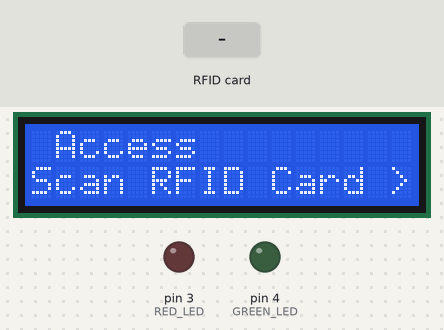
The sketch below on a simulated Arduino Uno, built with avr-gcc and run on an emulated ATmega328P. Shown: 16×2 character LCD, output pins drawn as LEDs (lit = HIGH). The inputs (shaded band) are chosen by the test bench. Pins used as bus, display or sensor lines are not drawn; what the sketch prints to the serial monitor is not drawn.

Above: at 1.3 s.
1.4 s: RFID card 80 B0 11 21 held to the reader
At 1.9 s:
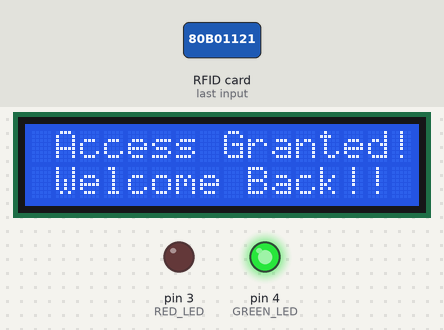
4.4 s: RFID card 5E 7A 19 C4 held to the reader
At 5.0 s:
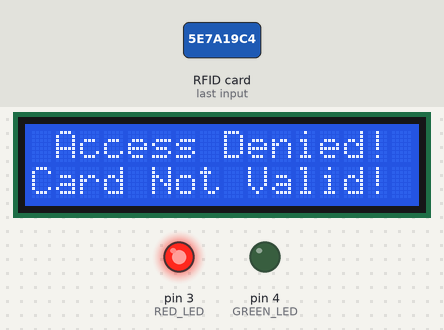
Timing chart, 0 to 7.9 s (numbered marks = the images above; inputs shaded):
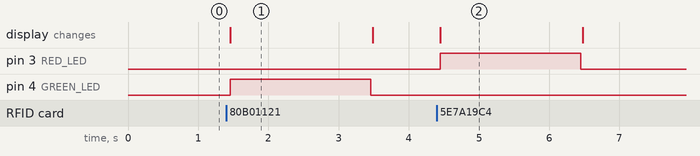

The sketch:

ACCESS-RFID-MFRC522-LCD-LED.ino
```cpp
/*
 * Typical pin layout used:
 * -----------------------------------------------------------------------------------------
 *             MFRC522      Arduino       Arduino   Arduino    Arduino          Arduino
 *             Reader/PCD   Uno/101       Mega      Nano v3    Leonardo/Micro   Pro Micro
 * Signal      Pin          Pin           Pin       Pin        Pin              Pin
 * -----------------------------------------------------------------------------------------
 * RST/Reset   RST          9             5         D9         RESET/ICSP-5     RST
 * SPI SS      SDA(SS)      10            53        D10        10               10
 * SPI MOSI    MOSI         11 / ICSP-4   51        D11        ICSP-4           16
 * SPI MISO    MISO         12 / ICSP-1   50        D12        ICSP-1           14
 * SPI SCK     SCK          13 / ICSP-3   52        D13        ICSP-3           15
 *
 * More pin layouts for other boards can be found here: https://github.com/miguelbalboa/rfid#pin-layout
 */
#include <SPI.h>
#include <MFRC522.h>
#include <Wire.h>
#include <LiquidCrystal_I2C.h>

LiquidCrystal_I2C lcd(0x27,16,2);
#define RST_PIN 9
#define SS_PIN 10

byte readCard[4];
String AllowedTag = "80B01121";  // REPLACE this Tag ID with your Tag ID!!!
String tagID = "";

#define RED_LED 3
#define GREEN_LED 4
// Create instances
MFRC522 mfrc522(SS_PIN, RST_PIN);

void setup() {
  Serial.begin(9600);
  SPI.begin();
  mfrc522.PCD_Init();
  lcd.init();
  lcd.backlight();

  lcd.clear();
  lcd.print(" Access   ");
  lcd.setCursor(0, 1);
  lcd.print("Scan RFID Card >");

  pinMode(RED_LED,OUTPUT);
  pinMode(GREEN_LED,OUTPUT);
}

void loop() {
  while (getID())
  {
    lcd.clear();
    lcd.setCursor(0, 0);

    if (tagID == AllowedTag)
    {

      lcd.print(" Access Granted!");
      lcd.setCursor(0, 1);
      lcd.print(" Welcome Back!! ");
      digitalWrite(GREEN_LED,HIGH);
      // You can write any code here like opening doors, switching relays, etc.
    }
    else
    {
      lcd.print(" Access Denied!");
      lcd.setCursor(0, 1);
      lcd.print("Card Not Valid!");
      digitalWrite(RED_LED,HIGH);
      //lcd.print(tagID);
    }

      Serial.println(tagID);

      delay(2000);
      digitalWrite(RED_LED,LOW);
      digitalWrite(GREEN_LED,LOW);
      lcd.clear();
      lcd.print("  Access   ");
      lcd.setCursor(0, 1);
      lcd.print("Scan RFID Card >");
  }
}

//Read new tag if available
boolean getID()
{
  // Getting ready for Reading PICCs
  if ( ! mfrc522.PICC_IsNewCardPresent()) { //If a new PICC placed to RFID reader continue
  return false;
  }
  if ( ! mfrc522.PICC_ReadCardSerial()) { //Since a PICC placed get Serial and continue
  return false;
  }
  tagID = "";
  for ( uint8_t i = 0; i < 4; i++) { // The MIFARE PICCs that we use have 4 byte UID
  //readCard[i] = mfrc522.uid.uidByte[i];
  tagID.concat(String(mfrc522.uid.uidByte[i], HEX)); // Adds the 4 bytes in a single String variable
  }
  tagID.toUpperCase();
  mfrc522.PICC_HaltA(); // Stop reading
  return true;
}
```

Measured:
- after the input at 1.4 s, pin 4 (GREEN_LED): LOW → HIGH after 0.06 s, → LOW 2.0 s later; the display: changes after 0.06 s (image 1)
- after the input at 4.4 s, pin 3 (RED_LED): LOW → HIGH after 0.05 s, → LOW 2.0 s later; the display: changes after 0.05 s (image 2)
- what the display in image 1 shows lasts 2.0 s, from 1.5 s to 3.5 s
